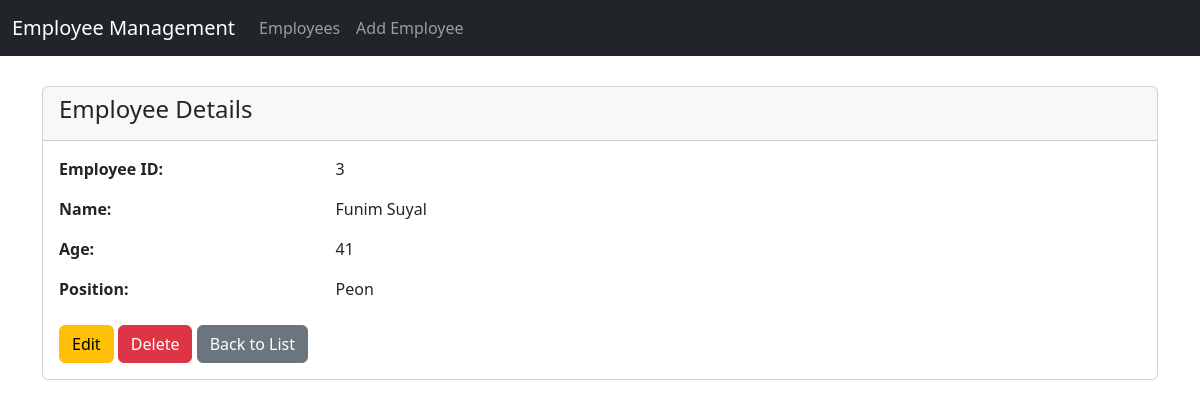
The page /data/3 on the database its author committed.
### models.py (models this page shows)
class EmployeeModel(db.Model):
    __tablename__ = "table"
    id = db.Column(db.Integer, primary_key=True)
    employee_id = db.Column(db.Integer(), unique=True)
    name = db.Column(db.String())
    age = db.Column(db.Integer())
    position = db.Column(db.String(80))

### app.py (the view)
@app.route('/data/<int:id>')
def RetrieveEmployee(id):
    employee = EmployeeModel.query.filter_by(employee_id=id).first()
    if employee:
        return render_template('data.html', employee=employee)
    return f"Employee with id = {id} Doesn't exist"

### templates/data.html
{% extends 'base.html' %} {% block title %}Employee Details{% endblock %} {%
block content %}
<div class="card">
  <div class="card-header">
    <h4>Employee Details</h4>
  </div>
  <div class="card-body">
    <div class="row mb-3">
      <div class="col-md-3 fw-bold">Employee ID:</div>
      <div class="col-md-9">{{ employee.employee_id }}</div>
    </div>
    <div class="row mb-3">
      <div class="col-md-3 fw-bold">Name:</div>
      <div class="col-md-9">{{ employee.name }}</div>
    </div>
    <div class="row mb-3">
      <div class="col-md-3 fw-bold">Age:</div>
      <div class="col-md-9">{{ employee.age }}</div>
    </div>
    <div class="row mb-3">
      <div class="col-md-3 fw-bold">Position:</div>
      <div class="col-md-9">{{ employee.position }}</div>
    </div>
    <div class="mt-4">
      <a href="/data/{{ employee.employee_id }}/update" class="btn btn-warning"
        >Edit</a
      >
      <a href="/data/{{ employee.employee_id }}/delete" class="btn btn-danger"
        >Delete</a
      >
      <a href="/data" class="btn btn-secondary">Back to List</a>
    </div>
  </div>
</div>
{% endblock %}

### rows shown on the page
EmployeeModel: employee_id "3", name "Funim Suyal", age "41", position "Peon"
